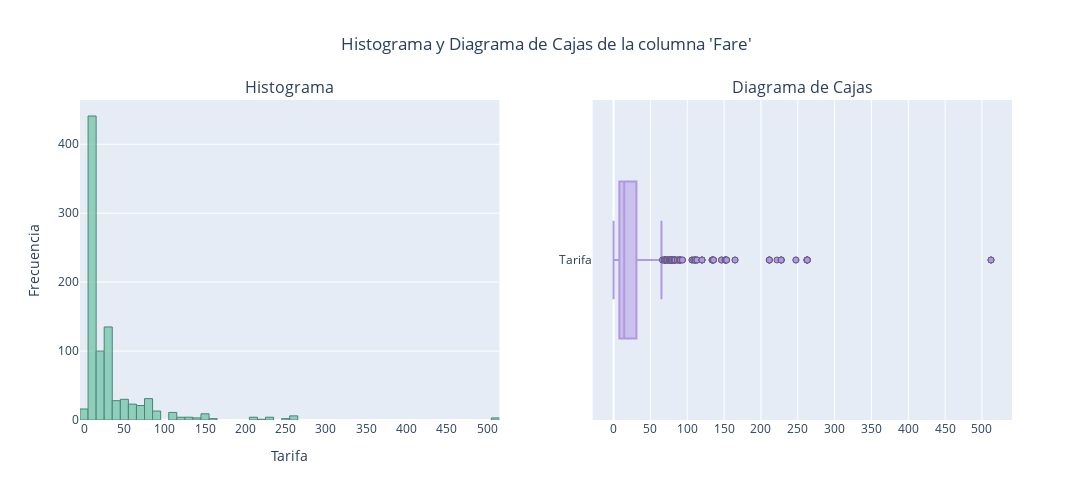

Here is the notebook cell this chart was saved with:
### Markdown cell above
- Visualización de la distribución de la columna ``Fare``:

### Code cell
# Crear una figura y dos subplots con plotly.subplots
fig = make_subplots(rows=1, cols=2, subplot_titles=("Histograma", "Diagrama de Cajas"))

# Primer gráfico: histograma con Plotly
fig.add_trace(
    go.Histogram(x = df["Fare"], opacity=0.75, showlegend=False,
                 marker=dict(color='#73C4A8', line=dict(color='#136348', width=1))), row=1, col=1)

# Segundo gráfico: diagrama de cajas con Plotly
fig.add_trace(
    go.Box(x = df["Fare"], name = 'Tarifa', showlegend=False, opacity=None, marker=dict(color='#B098E3', line=dict(color='#665784', width=1))), row=1, col=2)

# Actualizar el diseño y los títulos
fig.update_layout(xaxis_title="Tarifa", yaxis_title="Frecuencia", height=500, width=1500, title_text="Histograma y Diagrama de Cajas de la columna 'Fare'", title_x=0.5)
fig.update_xaxes(dtick=50)
# Mostrar la figura
fig.show()

### Figure 1 — Plotly figure (JSON) as saved in the notebook; plotly's stock layout.template omitted (floating-point values rounded to 4 significant figures; data arrays with more than 128 entries replaced by an {"elided": "..."} marker saying what was removed)
{"data": [{"marker": {"color": "#73C4A8", "line": {"color": "#136348", "width": 1}}, "opacity": 0.75, "showlegend": false, "type": "histogram", "x": {"elided": "891 float values"}, "xaxis": "x", "yaxis": "y"}, {"marker": {"color": "#B098E3", "line": {"color": "#665784", "width": 1}}, "name": "Tarifa", "showlegend": false, "type": "box", "x": {"elided": "891 float values"}, "xaxis": "x2", "yaxis": "y2"}], "layout": {"annotations": [{"font": {"size": 16}, "showarrow": false, "text": "Histograma", "x": 0.225, "xanchor": "center", "xref": "paper", "y": 1, "yanchor": "bottom", "yref": "paper"}, {"font": {"size": 16}, "showarrow": false, "text": "Diagrama de Cajas", "x": 0.775, "xanchor": "center", "xref": "paper", "y": 1, "yanchor": "bottom", "yref": "paper"}], "height": 500, "title": {"text": "Histograma y Diagrama de Cajas de la columna 'Fare'", "x": 0.5}, "width": 1500, "xaxis": {"anchor": "y", "domain": [0, 0.45], "dtick": 50, "title": {"text": "Tarifa"}}, "xaxis2": {"anchor": "y2", "domain": [0.55, 1], "dtick": 50}, "yaxis": {"anchor": "x", "domain": [0, 1], "title": {"text": "Frecuencia"}}, "yaxis2": {"anchor": "x2", "domain": [0, 1]}}}
